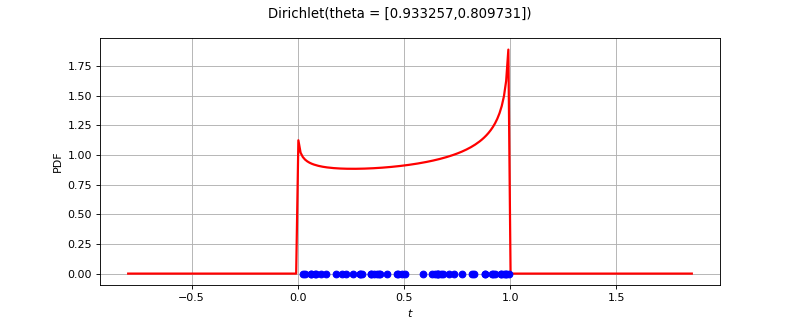

Recreate this plot in Python.
import openturns as ot
from matplotlib import pyplot as plt
from openturns.viewer import View
ot.RandomGenerator.SetSeed(0)
factory = ot.DirichletFactory()
ref = factory.build()
dimension = ref.getDimension()
if dimension <= 2:
    sample = ref.getSample(50)
    distribution = factory.build(sample)
    if dimension == 1:
        distribution.setDescription(['$t$'])
        pdf_graph = distribution.drawPDF(256)
        cloud = ot.Cloud(sample, ot.Sample(sample.getSize(), 1))
        cloud.setColor('blue')
        cloud.setPointStyle('fcircle')
        pdf_graph.add(cloud)
        pdf_graph.setTitle(str(distribution))
        fig = plt.figure(figsize=(10, 4))
        pdf_axis = fig.add_subplot(111)
        View(pdf_graph, figure=fig, axes=[pdf_axis], add_legend=False)
    else:
        sample = ref.getSample(500)
        distribution.setDescription(['$t_0$', '$t_1$'])
        pdf_graph = distribution.drawPDF([256]*2)
        cloud = ot.Cloud(sample)
        cloud.setColor('red')
        cloud.setPointStyle('fcircle')
        pdf_graph.add(cloud)
        pdf_graph.setTitle(str(distribution))
        fig = plt.figure(figsize=(10, 4))
        pdf_axis = fig.add_subplot(111)
        View(pdf_graph, figure=fig, axes=[pdf_axis], add_legend=False, square_axes=True)
